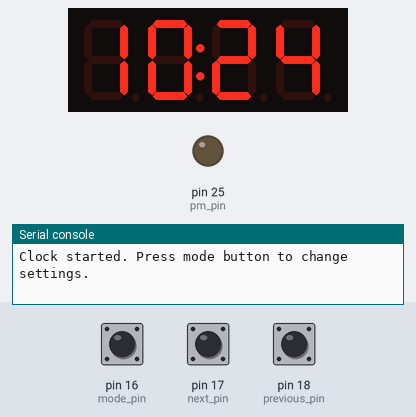
Recording of a program running on a simulated MicroPython board. Parts: 4-digit seven-segment display, output pins drawn as LEDs (lit = HIGH), the last lines printed to the serial console. The inputs (shaded band) are chosen by the test bench; at power-on: pin 16 (mode_pin) HIGH, pin 17 (next_pin) HIGH, pin 18 (previous_pin) HIGH. The clock reads 2024-03-15 10:24:30 at power-on unless the program sets it.

Above: at 1.2 s.
1.3 s: pin 16 (mode_pin) pulled LOW for 0.15 s
At 1.6 s:
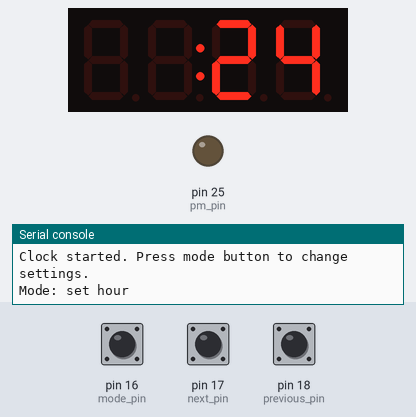
2.0 s: pin 17 (next_pin) pulled LOW for 0.15 s
At 2.37 s:
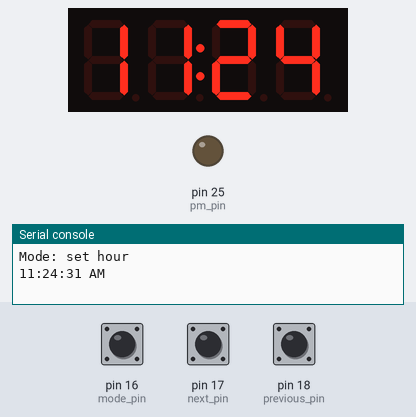
2.7 s: pin 16 (mode_pin) pulled LOW for 1 s
At 3.14 s:
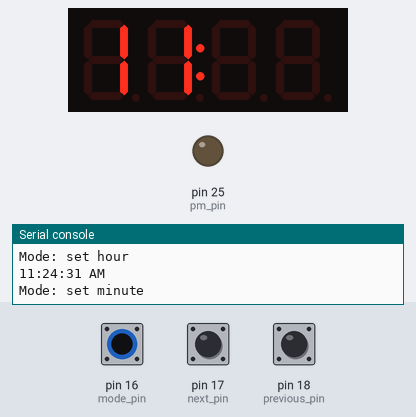
4.3 s: pin 18 (previous_pin) pulled LOW for 0.15 s
At 4.48 s:
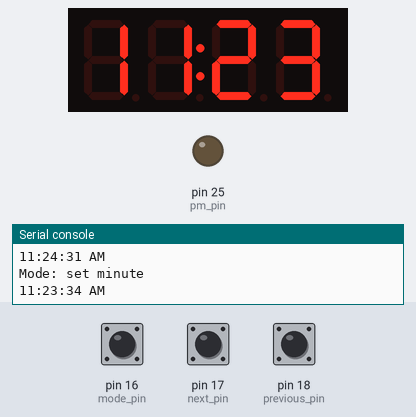
5.0 s: pin 18 (previous_pin) pulled LOW for 1 s
At 5.46 s:
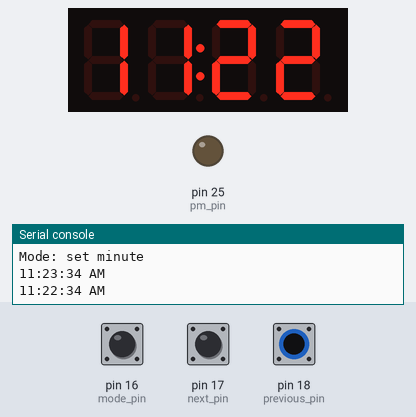
6.6 s: pin 16 (mode_pin) driven LOW and pin 17 (next_pin) driven LOW
At 7.01 s:
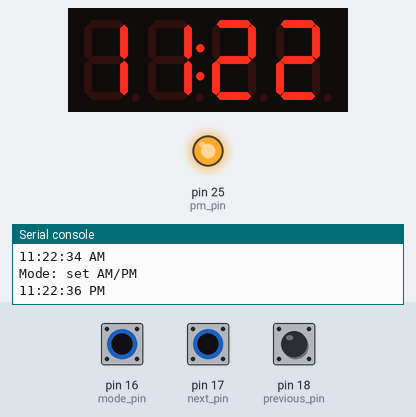
Timing chart, 0 to 10.3 s (numbered marks = the images above; inputs shaded):
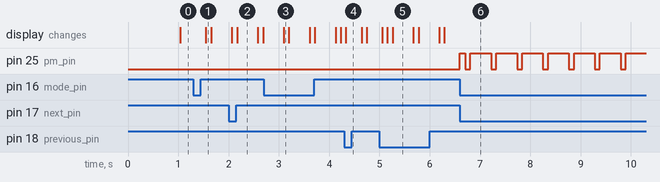

Measured:
- after the input at 1.3 s, the display: changes after 0.25 s (image 1)
- after the input at 2.0 s, the display: first differs from a run without the input after 0.17 s (image 2)
- after the input at 2.7 s, the display: changes after 0.40 s (image 3)
- after the input at 4.3 s, the display: changes at once (image 4)
- after the input at 5.0 s, the display: changes after 0.06 s (image 5)
- after the input at 6.6 s, pin 25 (pm_pin): LOW → HIGH at once, then repeats every 0.52 s: LOW 0.10 s, HIGH 0.41 s
- what the display in image 2 shows lasts 0.4 s, from 2.2 s to 2.6 s

The program:

main.py
```python
from machine import Pin
from utime import localtime, sleep, ticks_ms, ticks_diff
import tm1637

# Pin setup
CLK_PIN = 0
DST_PIN = 1
PM_PIN = 25
mode_pin = Pin(16, Pin.IN, Pin.PULL_UP)
next_pin = Pin(17, Pin.IN, Pin.PULL_UP)
previous_pin = Pin(18, Pin.IN, Pin.PULL_UP)
pm_pin = Pin(PM_PIN, Pin.OUT)

# Time state
now = localtime()
hour = now[3]
minute = now[4]
second = now[5]
is_pm = hour >= 12  # Initialize is_pm based on current hour
tm = tm1637.TM1637(clk=Pin(CLK_PIN), dio=Pin(DST_PIN))
mode = 0
mode_names = ["run", "set hour", "set minute", "set AM/PM"]
mode_count = len(mode_names)

# Debounce state
last_mode_press = 0
last_next_press = 0
last_prev_press = 0
DEBOUNCE_MS = 300
last_flash = 0
FLASH_INTERVAL_MS = 500  # 1/2 second flash interval

def format_time():
    return f"{hour:d}:{minute:02d}:{second:02d} {'PM' if is_pm else 'AM'}"

def set_pm():
    global is_pm
    if hour < 12:
        is_pm = False
        pm_pin.value(0)
    else:
        is_pm = True
        pm_pin.value(1)

def handle_mode(pin):
    global mode, last_mode_press
    current_time = ticks_ms()
    if ticks_diff(current_time, last_mode_press) > DEBOUNCE_MS:
        mode = (mode + 1) % mode_count
        print(f"Mode: {mode_names[mode]}")
        last_mode_press = current_time

def handle_next(pin):
    global hour, minute, is_pm, last_next_press
    current_time = ticks_ms()
    if ticks_diff(current_time, last_next_press) > DEBOUNCE_MS:
        if mode == 1:  # Set hour
            hour = (hour % 12) + 1
        elif mode == 2:  # Set minute
            minute = (minute + 1) % 60
        elif mode == 3:  # Toggle AM/PM
            is_pm = not is_pm
            pm_pin.value(1 if is_pm else 0)

        if mode != 0:
            print(format_time())
        last_next_press = current_time

def handle_previous(pin):
    global hour, minute, is_pm, last_prev_press
    current_time = ticks_ms()
    if ticks_diff(current_time, last_prev_press) > DEBOUNCE_MS:
        if mode == 1:  # Set hour
            hour = ((hour - 2) % 12) + 1
        elif mode == 2:  # Set minute
            minute = (minute - 1) % 60
        elif mode == 3:  # Toggle AM/PM
            is_pm = not is_pm
            pm_pin.value(1 if is_pm else 0)

        if mode != 0:
            print(format_time())
        last_prev_press = current_time

def numbers_nlz(num1, num2, colon=True, flash_state=False, flash_mode=None):
    """Display two numeric values with flashing capability
    flash_mode can be 'hour', 'minute', or None"""
    num1 = max(-9, min(num1, 99))
    num2 = max(-9, min(num2, 99))
    prefix = ' ' if num1 < 10 else ''

    if flash_state and flash_mode == 'hour':
        # Flash only hour by using spaces for hour digits
        segments = tm.encode_string(f'  {num2:0>2d}')
    elif flash_state and flash_mode == 'minute':
        # Flash only minutes by using spaces for minute digits
        segments = tm.encode_string(f'{prefix}{num1:d}  ')
    else:
        # Normal display
        segments = tm.encode_string(f'{prefix}{num1:d}{num2:0>2d}')

    if colon:
        segments[1] |= 0x80  # colon on
    tm.write(segments)

# Set up interrupts
mode_pin.irq(trigger=Pin.IRQ_FALLING, handler=handle_mode)
next_pin.irq(trigger=Pin.IRQ_FALLING, handler=handle_next)
previous_pin.irq(trigger=Pin.IRQ_FALLING, handler=handle_previous)

# Main loop
print("Clock started. Press mode button to change settings.")
while True:
    current_time = ticks_ms()
    flash_state = (ticks_diff(current_time, last_flash) // FLASH_INTERVAL_MS) % 2

    if ticks_diff(current_time, last_flash) >= FLASH_INTERVAL_MS:
        last_flash = current_time

    second = localtime()[5]

    if mode == 0:  # Normal run mode
        numbers_nlz(hour, minute, second % 2)
        pm_pin.value(1 if is_pm else 0)
    elif mode == 1:  # Set hour mode
        numbers_nlz(hour, minute, True, flash_state, 'hour')
        pm_pin.value(1 if is_pm else 0)
    elif mode == 2:  # Set minute mode
        numbers_nlz(hour, minute, True, flash_state, 'minute')
        pm_pin.value(1 if is_pm else 0)
    elif mode == 3:  # Set AM/PM mode
        numbers_nlz(hour, minute, True)
        # Flash the PM LED
        pm_pin.value(0 if flash_state else (1 if is_pm else 0))

    sleep(0.1)  # Shorter sleep for more responsive flashing
```
